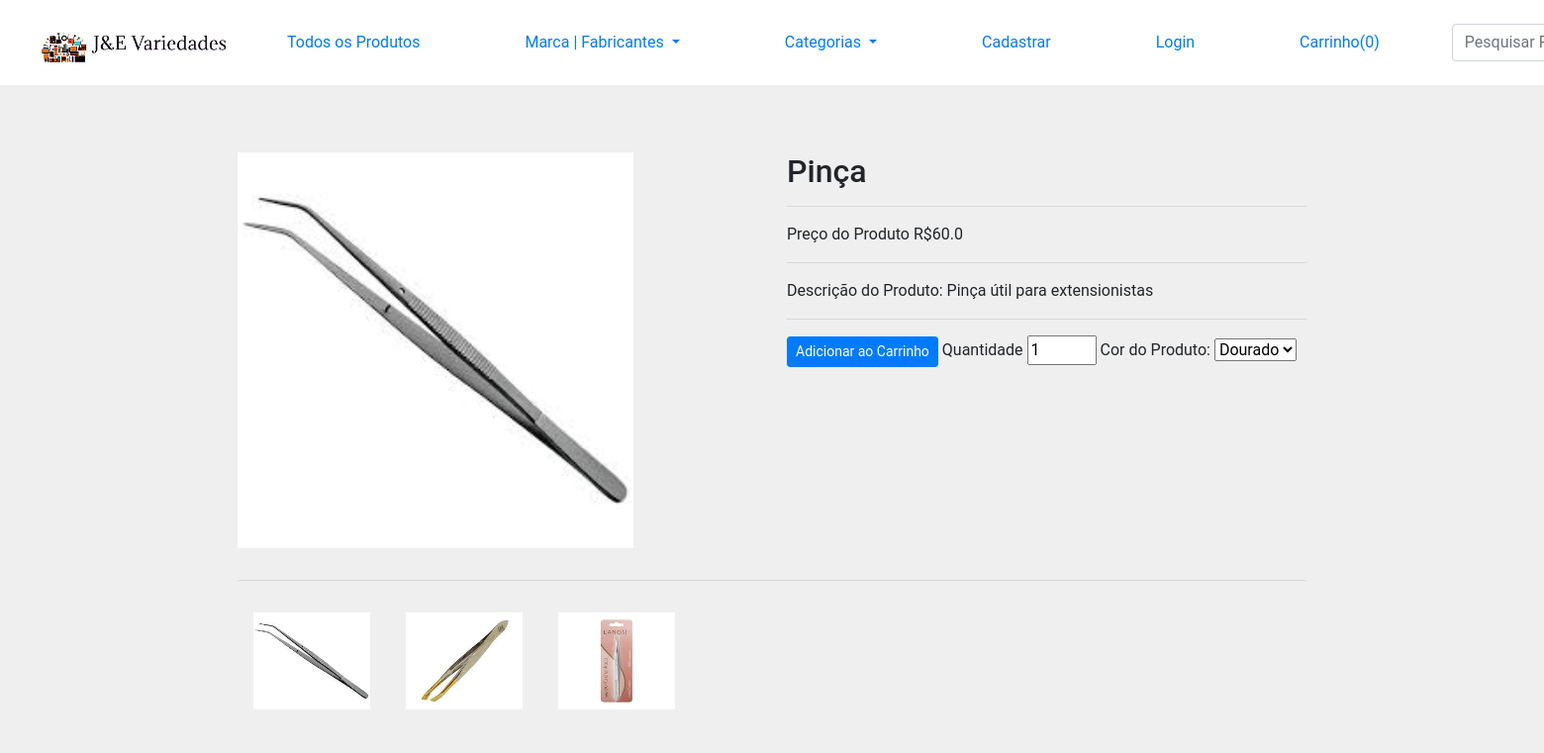
The app's page /produto/11 with its own data.
### loja/produtos/models.py (models this page shows, shortened)
class Addproduto(db.Model):
    id = db.Column(db.Integer, primary_key=True)
    name = db.Column(db.String(100), nullable=False,unique=True)
    price = db.Column(db.Float, nullable=False)
    discount = db.Column(db.Integer, default=0)
    stock = db.Column(db.Integer, nullable=False)
    description = db.Column(db.String(255), nullable=False)
    color = db.Column(db.String(100), nullable=False)
    pub_date = db.Column(db.DateTime, nullable=False, default=datetime.now())
    marca_id = db.Column(db.Integer, db.ForeignKey('marca.id'), nullable=True)
    marca = db.relationship('Marca', backref=db.backref('marca', lazy=True))
    categoria_id = db.Column(db.Integer, db.ForeignKey('categoria.id'), nullable=False)
    categoria = db.relationship('Categoria', backref=db.backref('produtos', lazy=True)) #observar se é o mesmo nome da tabela
    create_date = db.Column(db.DateTime, nullable=False, default=datetime.now())
    image_1 = db.Column(db.String(150), nullable=False, default='default.jpg')
    image_2 = db.Column(db.String(150), nullable=False, default='default.jpg')
    image_3 = db.Column(db.String(150), nullable=False, default='default.jpg')

### loja/produtos/rotas.py (the view)
@app.route('/produto/<int:id>')
def pagina_unica(id):
    produto = Addproduto.query.get_or_404(id)
    return render_template('produtos/pagina_unica.html', produto=produto, marcas=marcas(), categorias=categorias(), show_banner=False)

### loja/produtos/rotas.py (called while the page is built)
def marcas():
    marcas = Marca.query.join(Addproduto, (Marca.id == Addproduto.marca_id)).all()
    return marcas

def categorias():
    categorias = Categoria.query.join(Addproduto, (Categoria.id == Addproduto.categoria_id)).all()
    return categorias

### loja/templates/produtos/pagina_unica.html (shortened to what this page needs)
{% extends 'layouts.html' %}
{% block content %}
{% include 'navbar.html' %}
<div class="container">
<div class="container mt-5">
    <div class="row">
        <div class="col-md-6" id="m_image">
            <img src="{{url_for('static', filename='images/' + produto.image_1)}}" alt="{{ produto.name }}" height="400" width="400">
        </div>
        <div class="col-md-6">
            <h2>{{ produto.name }}</h2>
            <hr>
            <p>Preço do Produto R${{ produto.price }}</p>
            <hr>
            <p>Descrição do Produto: {{ produto.description }}</p>
            <hr>
            <form action="{{url_for('AddCart')}}" method="POST">
                <button type="submit" class="btn btn-sm btn-primary">Adicionar ao Carrinho</button>
                <label for="">Quantidade</label>
                <input type="number" name="quantidade" value="1" min="1" max="{{produto.stock}}">
                {% set color = produto.color.split(',') %}
                <label for="color">Cor do Produto:</label>
                <select name="color" id="color">
                    {% for c in color %}
                    {% set c = c.split(':') %}
                    <option value="{{ c[0] }}">{{ c[0]|capitalize }}</option>
                    {% endfor %}
                </select>
            </form>
        </div>
    </div>
    <div class="row">
        <div class="col-md-12 mt-3" id="s_image">
            <hr>
            <img src="{{url_for('static', filename='images/' + produto.image_1)}}" alt="{{ produto.name }}" width="150" height="130" class="p-3">
            <img src="{{url_for('static', filename='images/' + produto.image_2)}}" alt="{{ produto.name }}" width="150" height="130" class="p-3">
            <img src="{{url_for('static', filename='images/' + produto.image_3)}}" alt="{{ produto.name }}" width="150" height="130" class="p-3">
        </div>
    </div>
</div>
{% endblock content %}

### loja/static/css/style.css (style rules this page uses)
body { font-family: 'Roboto', sans-serif; background-color: #efefef; margin: 0; width: 100%; padding: 0; display: inline-block; }
.container { width: 100%; margin-bottom: 10px; margin-top: 20px; align-content: center; justify-content: center; }

### records on screen
Addproduto: image_1 (picture), name "Pinça", price "60.0", description "Pinça útil para extensionistas", image_2 (picture), image_3 (picture)

### other values on screen
{{ session['LojainCarrinho']|length }} "0"
form field color "Dourado"
